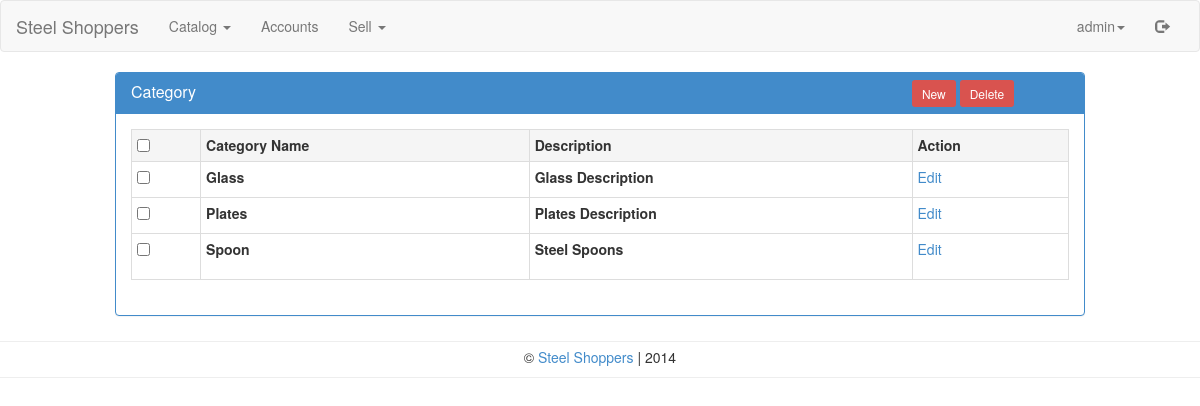
The page /admin/category.php?id=1&category=Glass&description=Glass Description& (signed in) on the database as committed earlier.
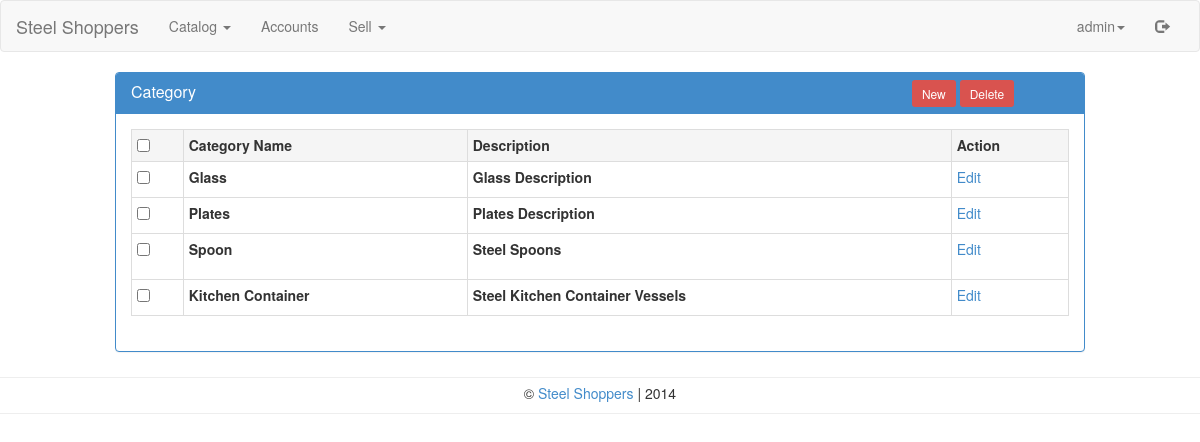
The same page on the database as committed later.
### tables this page shows
CREATE TABLE IF NOT EXISTS `ss_category` (
  `id` int(10) NOT NULL AUTO_INCREMENT,
  `category` varchar(200) NOT NULL,
  `description` varchar(500) NOT NULL,
  PRIMARY KEY (`id`)
);

### classes/DB.php (called while the page is built, shortened)
<?php
class DB {
    private static $_instance = null;
    private $_pdo,
            $_query,
            $_error = false,
            $_results,
            $_count = 0;
    private function __construct() {
        try {
            $this->_pdo = new PDO('mysql:host=' . Config::get('mysql/host') . ';dbname=' . Config::get('mysql/db'), Config::get('mysql/username'), Config::get('mysql/password'));
        } catch(PDOException $e) {
            die($e->getMessage());
        }
    }
    public static function getInstance() {
        if(!isset(self::$_instance)) {
            self::$_instance = new DB();
        }
        return self::$_instance;
    }
    public function query($sql, $params = array()) {
        $this->_error = false;
        if($this->_query = $this->_pdo->prepare($sql)) {
            $x = 1;
            if(count($params)) {
                foreach($params as $param) {
                    $this->_query->bindValue($x, $param);
                    $x++;
                }
            }
            if($this->_query->execute()) {
                $this->_results = $this->_query->fetchAll(PDO::FETCH_OBJ);
                $this->_count = $this->_query->rowCount();
            } else {
                $this->_error = true;
            }
        }
        return $this;
    }
    public function action($action, $table, $where = array()) {
        if(count($where) === 3) {
            $operators = array('=', '>', '<', '>=', '<=');
            $field = $where[0];
            $operator = $where[1];
            $value = $where[2];
            if(in_array($operator, $operators)) {
                $sql = "{$action} FROM {$table} WHERE {$field} {$operator} ?";
                if(!$this->query($sql, array($value))->error()) {
                    return $this;
                }
            }
        }
        return false;
    }
    public function get($table, $where) {
        return $this->action('SELECT *', $table, $where);
    }
    public function results() {
        return $this->_results;
    }
    public function error() {
        return $this->_error;
    }
    public function count() {
        return $this->_count;
    }
}

### classes/Config.php (called while the page is built)
<?php
class Config {
    public static function get($path = null) {
        if($path) {
            $config = $GLOBALS['config'];
            $path = explode('/', $path);
            foreach($path as $bit) {
                if(isset($config[$bit])) {
                    $config = $config[$bit];
                }
            }
            return $config;
        }
        return false;
    }
}

### admin/category.php (the view, shortened to what this page needs)
<?php
require_once 'header.php';
?>
<div class="row">
    <div class="col-md-1"></div>
    <div class="col-md-10">
        <div class="panel panel-primary">
            <div class="panel-heading">
                <div class="row">
                    <div class="col-sm-9">
                        <h3 class="panel-title">Category</h3>
                    </div>
                    <div class="col-sm-3">
                        <center>
                            <a href="add-category.php" class="btn-sm btn-danger">New</a>
                            <a onclick="$('#form').submit();" class="btn-sm btn-danger" style="cursor: pointer;">Delete</a>
                        </center>
                    </div>
                </div>
            </div>
            <div class="panel-body">
                <form action="#" method="post" id="form">
                    <table class="table table-bordered table-condensed table-hover">
                        <tr class="active">
                            <th><input type="checkbox" onclick="$('input[type*=\'checkbox\']').attr('checked', this.checked);"></th>
                            <th>Category Name</th>
                            <th>Description</th>
                            <th>Action</th>
                        </tr>
                                <?php
                                $db = DB::getInstance();
                                $data = $db->action('SELECT *', 'ss_category', array('1', '=', '1'));
                                $count = $data->count();
                                for($x = 0; $x<$count; $x++) {
                                ?>
                        <tr>
                            <td><input type="checkbox" id="<?php echo $data->results()[$x]->id; ?>" name="id" value="<?php echo $data->results()[$x]->id; ?>"></td>
                            <td><label for="<?php echo $data->results()[$x]->id; ?>"><?php echo $data->results()[$x]->category; ?></label></td>
                            <td><label for="<?php echo $data->results()[$x]->id; ?>"><?php echo $data->results()[$x]->description; ?></label></td>
                            <td><a href="?id=<?php echo $data->results()[$x]->id . "&category=" . $data->results()[$x]->category . "&description=" . $data->results()[$x]->description; ?>&#edit">Edit</a></td>
                        </tr>
                        <?php   } ?>
                    </table>
                </form>
            </div>
        </div>
    </div>
    <div class="col-md-1"></div>
</div>
<?php
require_once 'footer.php';
?>

Rows that differ between the two databases and show on the page:
added ss_category: category "Kitchen Container", description "Steel Kitchen Container Vessels"
